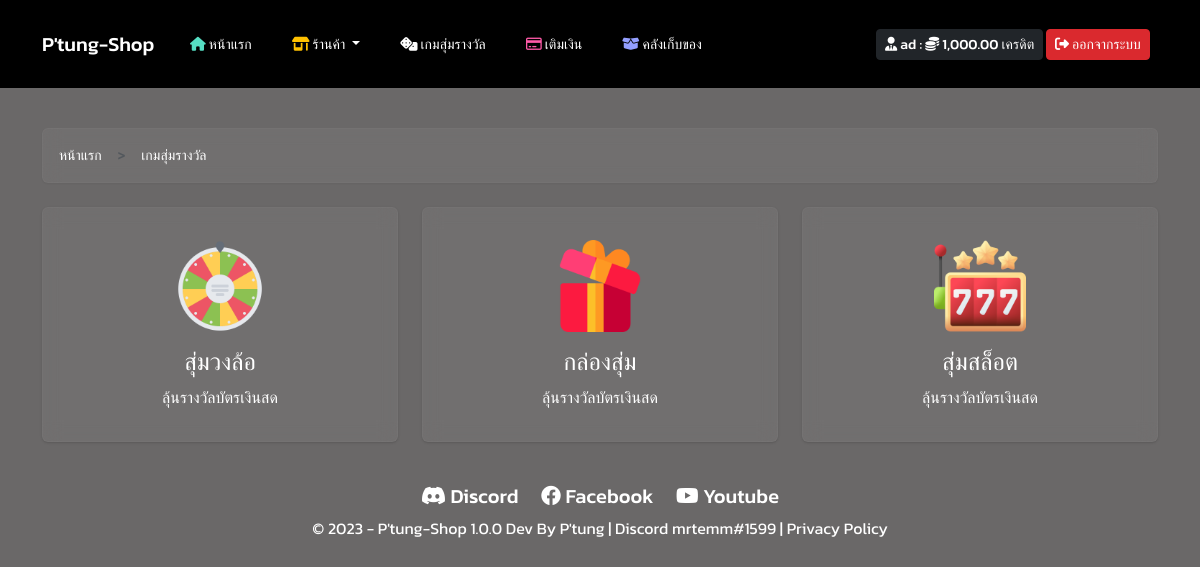
The app's page /page/game (signed in) with its own data.
### tables this page shows
CREATE TABLE `tbl_setting`  (
  `id` int NOT NULL AUTO_INCREMENT,
  `web_img` varchar(255) NOT NULL,
  `web_name` varchar(32) NOT NULL,
  `web_version` varchar(10) NOT NULL,
  `web_wallet` varchar(10) NOT NULL,
  `web_fb` varchar(255) NOT NULL,
  `web_discord` varchar(255) NOT NULL,
  `web_youtube` varchar(255) NOT NULL,
  `web_status` int NOT NULL,
  `point_spin` varchar(7) NOT NULL,
  `point_roller` varchar(7) NOT NULL,
  `point_slot` varchar(7) NOT NULL,
  `web_color` varchar(255) NOT NULL,
  `menu_color` varchar(255) NOT NULL,
  `web_title` varchar(255) NOT NULL,
  PRIMARY KEY (`id`) USING BTREE
);

CREATE TABLE `tbl_users`  (
  `id` int NOT NULL AUTO_INCREMENT,
  `img` varchar(255) NOT NULL,
  `username` varchar(32) NOT NULL,
  `password` varchar(32) NOT NULL,
  `email` varchar(64) NOT NULL,
  `point` varchar(7) NOT NULL,
  `ip` varchar(32) NOT NULL,
  `status` int NOT NULL,
  PRIMARY KEY (`id`) USING BTREE
);

### idpass.php (called while the page is built, shortened)
<?php
require('setting.php');
$result_info_web = $connect->query("SELECT * FROM tbl_setting WHERE id = 1")->fetch_assoc();
if(isset($_SESSION['username'])) {
    $users = $connect->query('SELECT * FROM `tbl_users` WHERE `email` = "'.$_SESSION['username'].'" ')->fetch_assoc();
    $users_username = $users['username'];
    $users_point = $users['point'];
}
?>

### index.php (the view, shortened to what this page needs)
<!DOCTYPE html>
<?php
    require('idpass.php');
?>
<html lang="en">
<head>
    <link href="assets/css/bootstrap.min.css" rel="stylesheet">
    <link href="assets/css/tung.css" rel="stylesheet">
    <link href="assets/css/hover.css" rel="stylesheet">
    <link href="bg.css" rel="stylesheet">
    <link rel="stylesheet" href="assets/css/owl/owl.carousel.min.css">
    <link rel="stylesheet" href="assets/css/owl/owl.theme.default.min.css">
    <link rel="stylesheet" href="https://cdnjs.cloudflare.com/ajax/libs/font-awesome/6.4.0/css/all.min.css" />
    <link href="https://unpkg.com/aos@2.3.1/dist/aos.css" rel="stylesheet">
    <link rel="stylesheet" href="https://cdn.datatables.net/1.13.4/css/jquery.dataTables.css" />
</head>
<body>
<div id="devbyPtungPage">
<nav id="top" class="navbar navbar-expand-lg navbar-dark py-4 sticky-lg-top" style="background-color:<?=$result_info_web['menu_color']?>;">
    <div class="container">
        <a class="navbar-brand" href="#">
            <?=$result_info_web['web_name']?>
            </a>
        <div class="collapse navbar-collapse" id="navbarColor02">
        <ul class="navbar-nav me-auto text-center">
            <li class="nav-item">
                <a class="hvr-icon-up nav-link <?php if(@$_GET['page'] == "home"){ echo "active"; } ?> " href="page/home"><i class="fa-solid fa-house hvr-icon" style="color:#56DEC3;"></i> หน้าแรก</a>
            </li>
            <li class="nav-item dropdown">
                <a class="hvr-icon-up nav-link dropdown-toggle <?php if(@$_GET['page'] == "shop" || @$_GET['page'] == "shopaccount"){ echo "active"; } ?>" data-bs-toggle="dropdown" href="#" role="button" aria-haspopup="true" aria-expanded="false">
                    <i class="fa-solid fa-shop hvr-icon" style="color:#FFC100;"></i> ร้านค้า
                </a>
            </li>
            <li class="nav-item">
                <a class="hvr-icon-up nav-link <?php if(@$_GET['page'] == "game"){ echo "active"; } ?>" href="page/game"><i class="fa-solid fa-dice hvr-icon"></i> เกมสุ่มรางวัล</a>
            </li>
            <li class="nav-item">
                <a class="hvr-icon-up nav-link <?php if(@$_GET['page'] == "topup"){ echo "active"; } ?> " href="page/topup"><i class="fa-regular fa-credit-card hvr-icon" style="color:#FF5AA8;"></i> เติมเงิน</a>
            </li>
            <li class="nav-item">
                <a class="hvr-icon-up nav-link <?php if(@$_GET['page'] == "inventory"){ echo "active"; } ?>" href="page/inventory"><i class="fa-solid fa-box-open hvr-icon" style="color:#949FFF;"></i> คลังเก็บของ</a>
            </li>
        </ul>
        <?php if(isset($_SESSION['username'])): ?>
            <div class="d-flex flex-row-reverse">
                <ul class="navbar-nav me-auto">
                    <li class="nav-item">
                        <a href="page/profile" class="btn btn-dark btn-sm hvr-icon-up"><i class="fa-solid fa-user-tie hvr-icon" style="color:#fff;"></i> <?=$users_username;?> : <i class="fa-solid fa-coins"></i> <span id="pointnow_nav"><?=number_format($users_point,2)?></span> เครดิต</a>
                        <a class="btn btn-danger btn-sm hvr-icon-forward" onclick="logout()"><i class="fa-solid fa-right-from-bracket hvr-icon"></i> ออกจากระบบ</a>
                    </li>
                </ul>
            </div>
        <?php endif;?>
        </div>
    </div>
    </nav>
    <div class="container">
        <div class="row">
            <?php
            if(@$_GET['page'] == "login"){
                if(!isset($_SESSION['username'])) { include 'view/view_login.php'; }else{ include 'view/view_home.php'; }
            }else if(@$_GET['page'] == "register"){
                if(!isset($_SESSION['username'])) { include 'view/view_register.php'; }else{ include 'view/view_home.php'; }
            }else if(@$_GET['page'] == "topup"){
                if(!isset($_SESSION['username'])) { include 'view/view_login.php'; }else{ include 'view/view_topup.php'; }
            }else if(@$_GET['page'] == "policy"){
                include 'view/view_policy.php';
            }else if(@$_GET['page'] == "shop"){
                include 'view/view_shop.php';
            }else if(@$_GET['page'] == "accountpre"){
                include 'view/view_shopaccountpre.php';
            }else if(@$_GET['page'] == "account"){
                include 'view/view_shopaccount.php';
            }else if(@$_GET['page'] == "deposit"){
                if(!isset($_SESSION['username'])) { include 'view/view_login.php'; }else{ include 'view/view_deposit.php'; }
            }else if(@$_GET['page'] == "profile"){
                if(!isset($_SESSION['username'])) { include 'view/view_login.php'; }else{ include 'view/view_profile.php'; }
            }else if(@$_GET['page'] == "inventory"){
                if(!isset($_SESSION['username'])) { include 'view/view_login.php'; }else{ include 'view/view_history.php'; }
            }else if(@$_GET['page'] == "game"){
                if(!isset($_SESSION['username'])) { include 'view/view_login.php'; }else{ include 'view/view_game.php'; }
            }else if(@$_GET['page'] == "product"){
                include 'view/view_product.php';
            }else if(@$_GET['page'] == "manage"){
                if(!isset($_SESSION['username'])) { include 'view/view_login.php'; }else{
                    if($users_status == $admin_status){ include 'view/admin_manage/admin_home.php'; }else{  include 'view/view_home.php'; }
                }
            }else if(!preg_match('/^[a-zA-Z0-9\_]*$/', @$_GET['page'])){
                include 'view/view_home.php';
            }else{
                include 'view/view_home.php';
            }
            ?>
        <div class="col-md-12 col-sm-12 mt-4 text-center text-white">
            <h5 class="text-white">
                <spen class="hvr-icon-up pointer" onclick="CradURL('<?=$result_info_web['web_discord']?>')" target="_blank"><i class="fa-brands fa-discord hvr-icon"></i> Discord</spen>
                <spen class="hvr-icon-up pointer" onclick="CradURL('<?=$result_info_web['web_fb']?>')" target="_blank"><i class="fa-brands fa-facebook hvr-icon"></i> Facebook</spen>
                <spen class="hvr-icon-up pointer" onclick="CradURL('<?=$result_info_web['web_youtube']?>')" target="_blank"><i class="fa-brands fa-youtube hvr-icon"></i> Youtube</spen>
            </h5>
            <p>&copy; <?php echo date('Y'); ?> - <?=$result_info_web['web_name']?> <?=$result_info_web['web_version']?> Dev By P'tung | Discord mrtemm#1599 |
            <a style="text-decoration: none;color:#fff;" href="page/policy">Privacy Policy</a></p>
        </div>
        </div>
    </div>
</div>
    <link href="https://cdn.jsdelivr.net/npm/summernote@0.8.18/dist/summernote.min.css" rel="stylesheet">
</body>
</html>

### assets/css/tung.css (style rules this page uses)
.pointer { cursor: pointer; }

### bg.css (style rules this page uses)
body { background:#060606; }

### records on screen
tbl_setting: web_name "P'tung-Shop", web_version "1.0.0"
tbl_users: username "ad", point "1,000.00"
